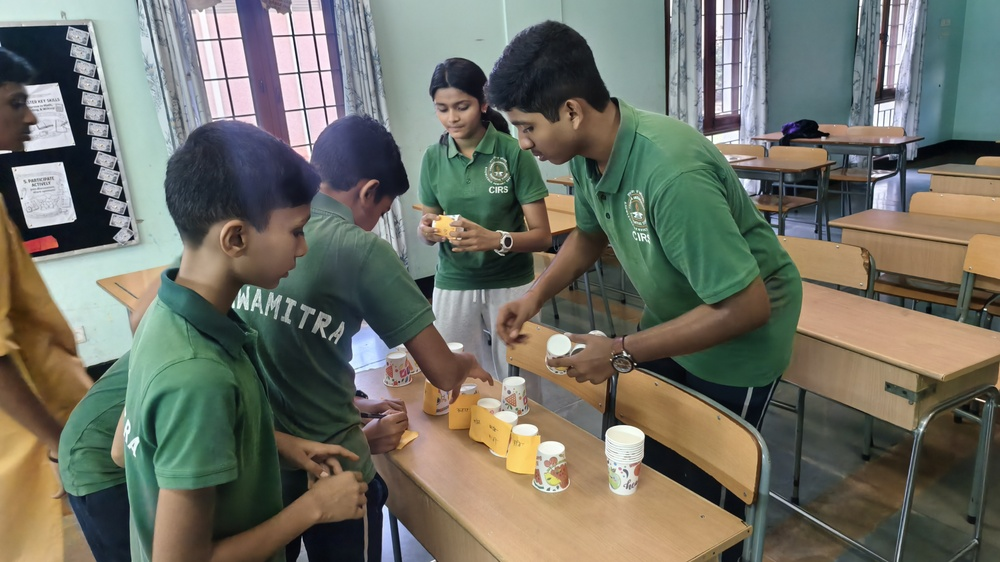
#> input picture Admission Header/IMG_20260709_181900.jpg, 1000 x 562 px, shrunk from 4096 x 2304 before the run
$ python -i gallerygrade.py   (imports and definitions only)
#> lines starting #> are read from the running program, lines starting #| are printed output that depends on the picture; after the words box and inside, x2 and y2 are one past the last pixel; in counts of white or black regions, pixels touching at a corner belong together
"""The grade the CIRS Cultural Gallery's photographs share.

The gallery gathers photographs from a dozen sources: a DSLR at a lit stage, a
phone in a classroom, a scan of a child's painting in a magazine. Left as they
came they look like a dozen sources. This module gives them one look, in two
parts, and only the first is a correction.

  1. Correct. Each photograph is judged on its own: its black and white points
     are set, a dark or a bright frame is brought towards the middle, a colour
     cast in the near-neutral parts is eased out, colour noise is smoothed, and
     the colour is lifted where it is flat and pulled in where a stage light
     has driven it to neon. Faces are left alone by the lift.
  2. Tie together. A very light split tone leans the shadows towards the
     site's plum and the highlights towards its warm ivory, so a stage, a
     festival and a classroom read as one set on the dark ground of the wall.

Every step is done in OKLab, where lightness and colour can be moved apart:
brightening a dark frame does not wash its colour out, and taming a magenta
does not darken it. Nothing here is a filter preset; all of it is decided from
the photograph being graded, which is why the numbers below are limits, not
fixed amounts.

Paintings and drawings (kind="art") get the correction and none of the tone:
a child's colours are the child's, and the paper should stay paper white.
"""

import numpy as np
from PIL import Image, ImageFilter

# The palette the tone leans towards (sRGB). The same plum and ivory the wall's
# earlier grade used, so the move to this one changes the look, not the family.
SHADOW_TONE = (36, 26, 56)
HIGHLIGHT_TONE = (240, 229, 212)

# Limits, not amounts. Each step moves a photograph only as far as it needs to,
# up to these.
MID_TARGET = 0.56          # OKLab L the median is eased towards (sRGB grey ~0.45)
MAX_LIFT = 0.74            # smallest gamma exponent: how hard a dark frame is lifted
MAX_DROP = 1.22            # largest gamma exponent: how hard a bright frame is held
CAST_LIMIT = 0.028         # largest a/b shift the cast correction may make
CAST_STRENGTH = 0.55       # how much of a measured cast is removed
LIGHT_LIMIT = 0.034        # the same, for a whole frame lit one colour (see below)
LIGHT_STRENGTH = 0.30
CONTRAST = 0.24            # blend of an S-curve over lightness
CLARITY = 0.10             # local contrast
VIBRANCE = 0.26            # lift for flat colour
CHROMA_KNEE = 0.19         # above this colour is pulled in ...
CHROMA_SLOPE = 0.62        # ... to this fraction of the excess
TONE_SHADOW = 0.011        # split-tone chroma in the shadows
TONE_HIGHLIGHT = 0.009     # and in the highlights


# --------------------------------------------------------------------- OKLab
def _to_linear(c):
    return np.where(c <= 0.04045, c / 12.92, ((c + 0.055) / 1.055) ** 2.4)


def _from_linear(c):
    c = np.clip(c, 0.0, 1.0)
    return np.where(c <= 0.0031308, c * 12.92, 1.055 * np.power(c, 1 / 2.4) - 0.055)


def rgb_to_oklab(rgb):
    """rgb: float32 (h, w, 3) in 0..1, sRGB-encoded. Returns L, a, b planes."""
    lin = _to_linear(rgb)
    r, g, b = lin[..., 0], lin[..., 1], lin[..., 2]
    l = np.cbrt(0.4122214708 * r + 0.5363325363 * g + 0.0514459929 * b)
    m = np.cbrt(0.2119034982 * r + 0.6806995451 * g + 0.1073969566 * b)
    s = np.cbrt(0.0883024619 * r + 0.2817188376 * g + 0.6299787005 * b)
    return (0.2104542553 * l + 0.7936177850 * m - 0.0040720468 * s,
            1.9779984951 * l - 2.4285922050 * m + 0.4505937099 * s,
            0.0259040371 * l + 0.7827717662 * m - 0.8086757660 * s)


def _oklab_to_linear(L, a, b):
    l = (L + 0.3963377774 * a + 0.2158037573 * b) ** 3
    m = (L - 0.1055613458 * a - 0.0638541728 * b) ** 3
    s = (L - 0.0894841775 * a - 1.2914855480 * b) ** 3
    return np.stack([4.0767416621 * l - 3.3077115913 * m + 0.2309699292 * s,
                     -1.2684380046 * l + 2.6097574011 * m - 0.3413193965 * s,
                     -0.0041960863 * l - 0.7034186147 * m + 1.7076147010 * s], axis=-1)


def oklab_to_rgb(L, a, b):
    """Back to sRGB, pulling the colour of any pixel that falls outside the
    gamut towards grey until it fits, rather than clipping its hue away."""
    lin = _oklab_to_linear(L, a, b)
    for _ in range(7):
        bad = (lin.min(axis=-1) < -0.0005) | (lin.max(axis=-1) > 1.0005)
        if not bad.any():
            break
        a = np.where(bad, a * 0.86, a)
        b = np.where(bad, b * 0.86, b)
        lin = _oklab_to_linear(L, a, b)
    return _from_linear(lin)


def _target_ab(rgb8):
    """The direction (a, b) a tone colour leans in, with its lightness removed."""
    px = np.array([[rgb8]], dtype=np.float32) / 255.0
    _, a, b = rgb_to_oklab(px)
    a, b = float(a[0, 0]), float(b[0, 0])
    n = (a * a + b * b) ** 0.5 or 1.0
    return a / n, b / n


_SHADOW_AB = _target_ab(SHADOW_TONE)
_HIGHLIGHT_AB = _target_ab(HIGHLIGHT_TONE)
#> further down, picture is the input picture: PIL image 1000x562 RGB; mean R, G, B 111.2, 112, 101.2


# ------------------------------------------------------------------- helpers
def _smoothstep(x):
    x = np.clip(x, 0.0, 1.0)
    return x * x * (3 - 2 * x)


def _blur_plane(plane, radius):
    """Gaussian blur of a 0..1 float plane (8-bit precision is plenty here)."""
    im = Image.fromarray((np.clip(plane, 0, 1) * 255 + 0.5).astype(np.uint8), "L")
    return np.asarray(im.filter(ImageFilter.GaussianBlur(radius)), dtype=np.float32) / 255.0


def _analysis(L):
    """The part of the frame the statistics are taken from: the middle, so a
    black letterbox or a white scan margin does not set the exposure."""
    h, w = L.shape
    dy, dx = int(h * 0.06), int(w * 0.06)
    core = L[dy:h - dy or None, dx:w - dx or None]
    # A stride keeps this cheap on a 2-megapixel frame without changing the answer.
    return core[::2, ::2].ravel()


# --------------------------------------------------------------------- grade
def grade(im, kind="photo"):
    """Return the graded copy of a PIL image (RGB), the same size.

    kind="photo" is the full grade. kind="art" is the correction without the
    tone, for scans of paintings and drawings.
    """
#> called with kind = 'photo'
    art = kind == "art"
    rgb = np.asarray(im.convert("RGB"), dtype=np.float32) / 255.0
    L, a, b = rgb_to_oklab(rgb)

    # 1. Black and white points, from the lightness of the frame itself.
    sample = _analysis(L)
#> in _analysis, `core = L[dy:h - dy or None, dx:w - dx or None]`:
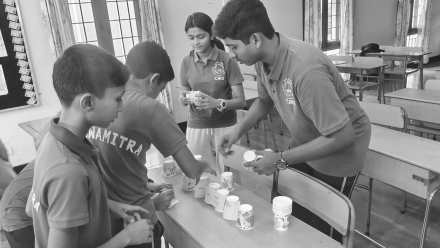
#> core: shape (496, 880) float32 (shown at 1/2 size); min 0.0482, max 1, mean 0.529
    lo = float(np.clip(np.percentile(sample, 0.6), 0.0, 0.22))
#> lo = 0.163
    hi = float(np.clip(np.percentile(sample, 99.6), 0.80 if art else 0.74, 1.0))
#> hi = 0.974
    lo_eff = lo * (0.85 if not art else 0.9)
#> lo_eff = 0.139
    hi_eff = hi if not art else min(hi, 0.985)
#> hi_eff = 0.974
    L = np.clip((L - lo_eff) / max(hi_eff - lo_eff, 0.2), 0.0, 1.0)
    if art:
        L = L * 0.985 + 0.015       # paper white, not blown white

    # 2. Mid-tones: a dark frame is lifted and a bright one held, only as far
    # as needed and never past the limits. A night stage stays a night stage.
    med = float(np.clip(np.median(_analysis(L)), 0.04, 0.96))
#> in _analysis (call 2), `core = L[dy:h - dy or None, dx:w - dx or None]`:
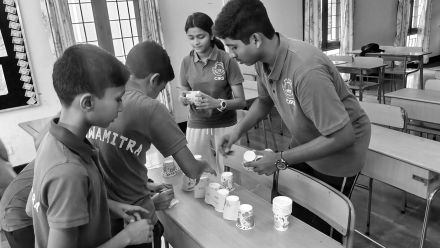
#> core: shape (496, 880) float32 (shown at 1/2 size); min 0, max 1, mean 0.467
#> med = 0.463
    if not art:
        g = np.log(MID_TARGET) / np.log(med)
#> g = 0.754
        g = float(np.clip(g, MAX_LIFT, MAX_DROP))
        g = 1.0 + (g - 1.0) * 0.85
#> g = 0.791
        L = np.power(np.clip(L, 0, 1), g)

    # 3. A colour cast. Two kinds. In the parts of the frame that ought to be
    # neutral (a wall, a sleeve, paper) any colour is the light, and most of it
    # comes out. And a whole frame can be washed one colour by a stage light:
    # when nearly everything leans the same way, towards magenta, violet or
    # blue, a third of that lean comes out too. Gold, green and skin never
    # qualify, so a festival lit by lamps stays lit by lamps.
    chroma = np.hypot(a, b)
    neutral = (chroma < 0.05) & (L > 0.30) & (L < (0.995 if art else 0.97))
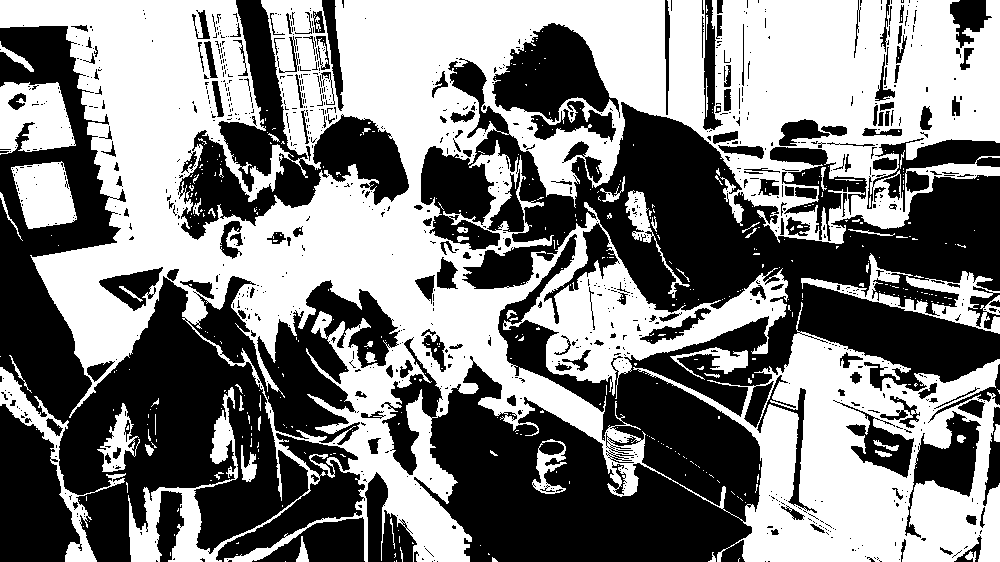
#> neutral: shape (562, 1000) bool; 50.1% white; 1038 black regions (847 under 20 px), largest, box (x1, y1, x2, y2) and area: (381, 58, 1000, 562) 125164, (0, 26, 400, 562) 74580, (178, 0, 409, 240) 16629
    if neutral.mean() > 0.02:
        ma, mb = float(a[neutral].mean()), float(b[neutral].mean())
#> ma = -0.00642; mb = 0.0043
        strength, limit = (0.9, 0.045) if art else (CAST_STRENGTH, CAST_LIMIT)
        a = a - float(np.clip(ma * strength, -limit, limit))
        b = b - float(np.clip(mb * strength, -limit, limit))
    elif not art:
        body = (L > 0.12) & (L < 0.95)
        if body.mean() > 0.2:
            ma, mb = float(a[body].mean()), float(b[body].mean())
            lean = np.degrees(np.arctan2(mb, ma))
            if np.hypot(ma, mb) > 0.07 and -130 <= lean <= 5:
                a = a - float(np.clip(ma * LIGHT_STRENGTH, -LIGHT_LIMIT, LIGHT_LIMIT))
                b = b - float(np.clip(mb * LIGHT_STRENGTH, -LIGHT_LIMIT, LIGHT_LIMIT))

    # 4. Contrast: an S-curve, lighter in the shadows so a dark frame keeps its
    # depth, and a short roll-off at the top so a lamp is a lamp, not a hole.
    s_curve = _smoothstep(L)
    L = L * (1 - CONTRAST) + s_curve * CONTRAST
    L = np.where(L > 0.90, 0.90 + (L - 0.90) * 0.72, L)
    L = L * 0.97 + 0.012            # a hair of matte at the bottom

    # 5. Clarity: local contrast, from the lightness alone.
    if not art:
        radius = max(im.size) / 55.0
        base = _blur_plane(L, radius)
        mid = 1.0 - np.abs(L - 0.5) * 1.6          # fades out in deep shadow and highlight
        L = L + CLARITY * (L - base) * np.clip(mid, 0.25, 1.0)

    # 6. Colour. Noise first (a phone in a dark hall is mostly colour speckle),
    # then lift flat colour and pull in neon.
    sm = max(im.size) / 1500.0
    if sm >= 0.5:
        for plane in (a, b):
            plane[...] = _blur_plane(plane * 2 + 0.5, 1.1 * sm) * 0.5 - 0.25
#> this loop made 2 passes
    chroma = np.hypot(a, b)
    hue = np.arctan2(b, a)
    # OKLab hue of skin sits around 40-70 degrees; the lift eases off there.
    skin = np.exp(-(((hue - np.radians(52)) / np.radians(28)) ** 2))
    v = VIBRANCE * (0.55 if art else 1.0) * (1 - 0.65 * skin)
    boost = 1 + v * np.clip(1 - chroma / 0.26, 0, 1)
    new_chroma = chroma * boost
    # Magenta and hot pink are where a coloured stage light turns neon, so
    # they are pulled in a little earlier than the rest.
    neon = np.exp(-(((hue - np.radians(-8)) / np.radians(34)) ** 2))
    knee = CHROMA_KNEE * (1 - 0.22 * neon)
    slope = CHROMA_SLOPE * (1 - 0.18 * neon)
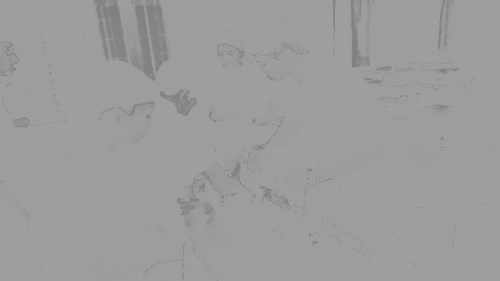
#> slope: shape (562, 1000) float32 (shown at 1/2 size); min 0.508, max 0.62, mean 0.614
    over = np.maximum(new_chroma - knee, 0)
    new_chroma = np.minimum(new_chroma, knee) + over * slope
    scale = np.where(chroma > 1e-6, new_chroma / np.maximum(chroma, 1e-6), 1.0)
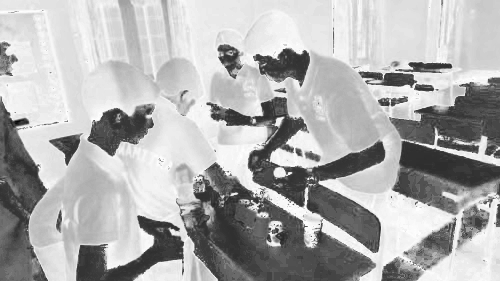
#> scale: shape (562, 1000) float32 (shown at 1/2 size); min 1.03, max 1.26, mean 1.19; drawn with min black and max white
    a, b = a * scale, b * scale

    # 7. The tie: the lightest touch of plum in the shadows and ivory in the
    # highlights. Added, so a grey frame picks it up and a colourful one barely
    # notices.
    if not art:
        sh = np.clip(1 - L / 0.5, 0, 1) ** 1.5
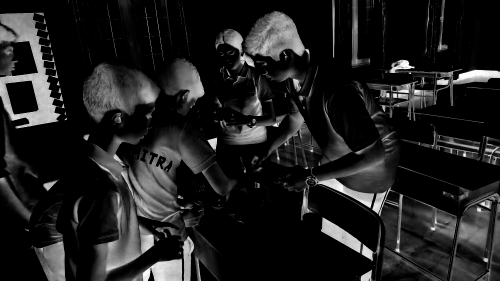
#> sh: shape (562, 1000) float32 (shown at 1/2 size); min 0, max 1, mean 0.123
        hl = np.clip((L - 0.55) / 0.45, 0, 1) ** 1.5
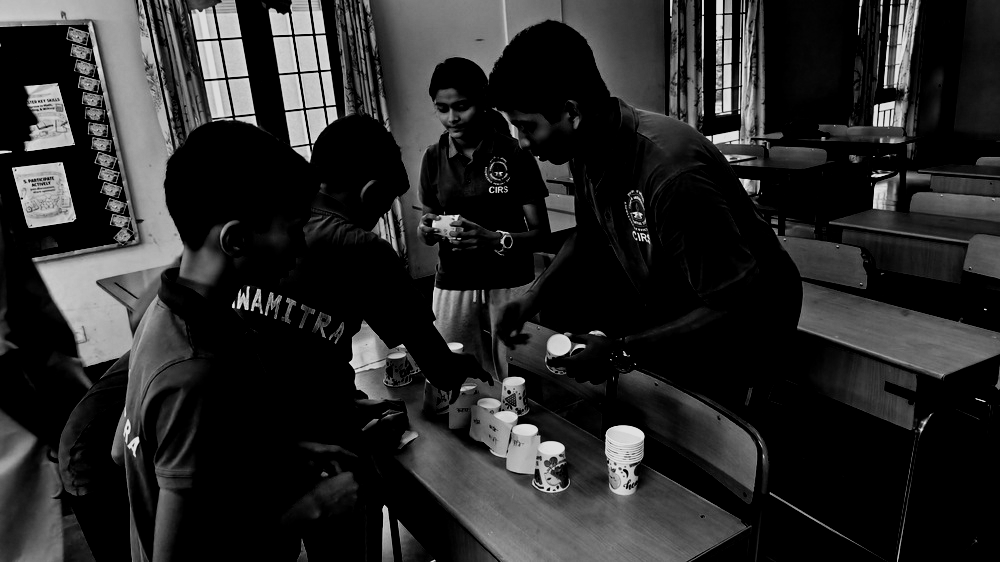
#> hl: shape (562, 1000) float32; min 0, max 0.905, mean 0.158
        a = a + sh * TONE_SHADOW * _SHADOW_AB[0] + hl * TONE_HIGHLIGHT * _HIGHLIGHT_AB[0]
        b = b + sh * TONE_SHADOW * _SHADOW_AB[1] + hl * TONE_HIGHLIGHT * _HIGHLIGHT_AB[1]

    out = oklab_to_rgb(np.clip(L, 0, 1), a, b)
    return Image.fromarray((out * 255 + 0.5).astype(np.uint8), "RGB")


def sharpen(im, amount=0.55):
    """The finishing sharpen, after the resize. `amount` scales a fixed mask."""
    return im.filter(ImageFilter.UnsharpMask(radius=0.7, percent=int(120 * amount), threshold=2))


# [6 lines left out: function fit, not called in this run]

>>> from PIL import Image
>>> picture = Image.open('../Admission Header/IMG_20260709_181900.jpg')
>>> result = grade(picture)

$ run again, on Admission Header/20251105_161601.jpg
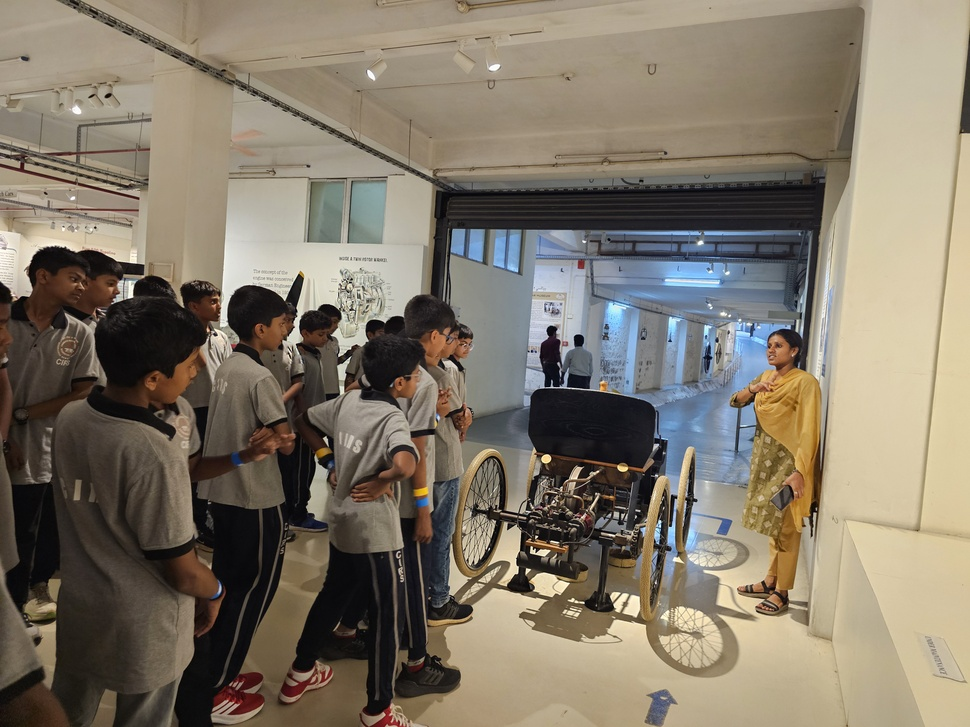
#> input picture Admission Header/20251105_161601.jpg, 970 x 727 px, shrunk from 4000 x 3000 before the run
#> picture is the input picture: PIL image 970x727 RGB; mean R, G, B 129.6, 120.1, 105.1
#> lo = 0.142
#> hi = 0.919
#> lo_eff = 0.12
#> hi_eff = 0.919
#> med = 0.608
#> in grade, `g = np.log(MID_TARGET) / np.log(med)`: g = 1.17
#> in grade, `g = 1.0 + (g - 1.0) * 0.85`: g = 1.14
#> in grade, `neutral = (chroma < 0.05) & (L > 0.30) & (L < (0.995 if art else 0.97))`:
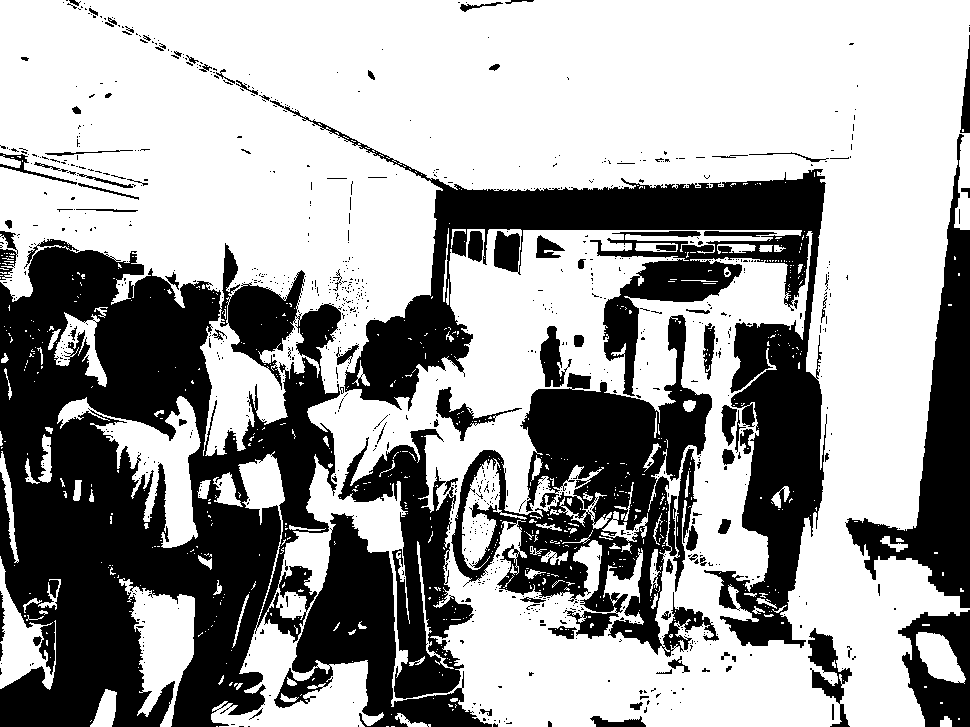
#> neutral: shape (727, 970) bool; 63% white; 960 black regions (864 under 20 px), largest, box (x1, y1, x2, y2) and area: (0, 239, 342, 727) 103557, (270, 100, 827, 648) 58080, (451, 315, 719, 657) 33499
#> ma = 0.00362; mb = 0.0279
#> the loop in grade, `for plane in (a, b):` made 2 passes
#> in grade, `slope = CHROMA_SLOPE * (1 - 0.18 * neon)`:
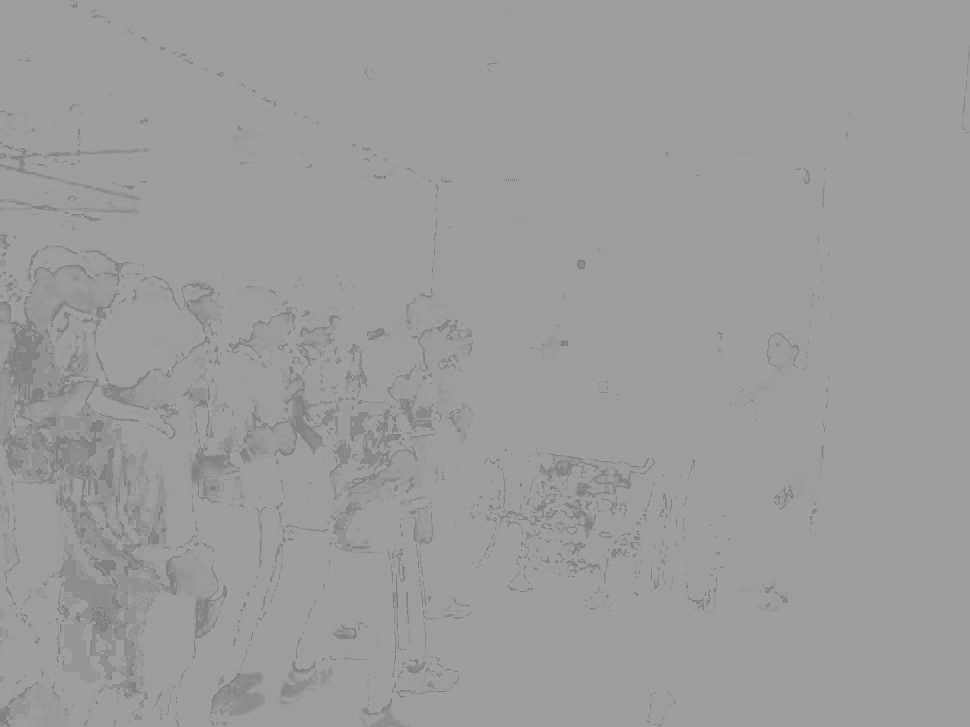
#> slope: shape (727, 970) float32; min 0.508, max 0.62, mean 0.613
#> over: shape (727, 970) float32; every value is 0
